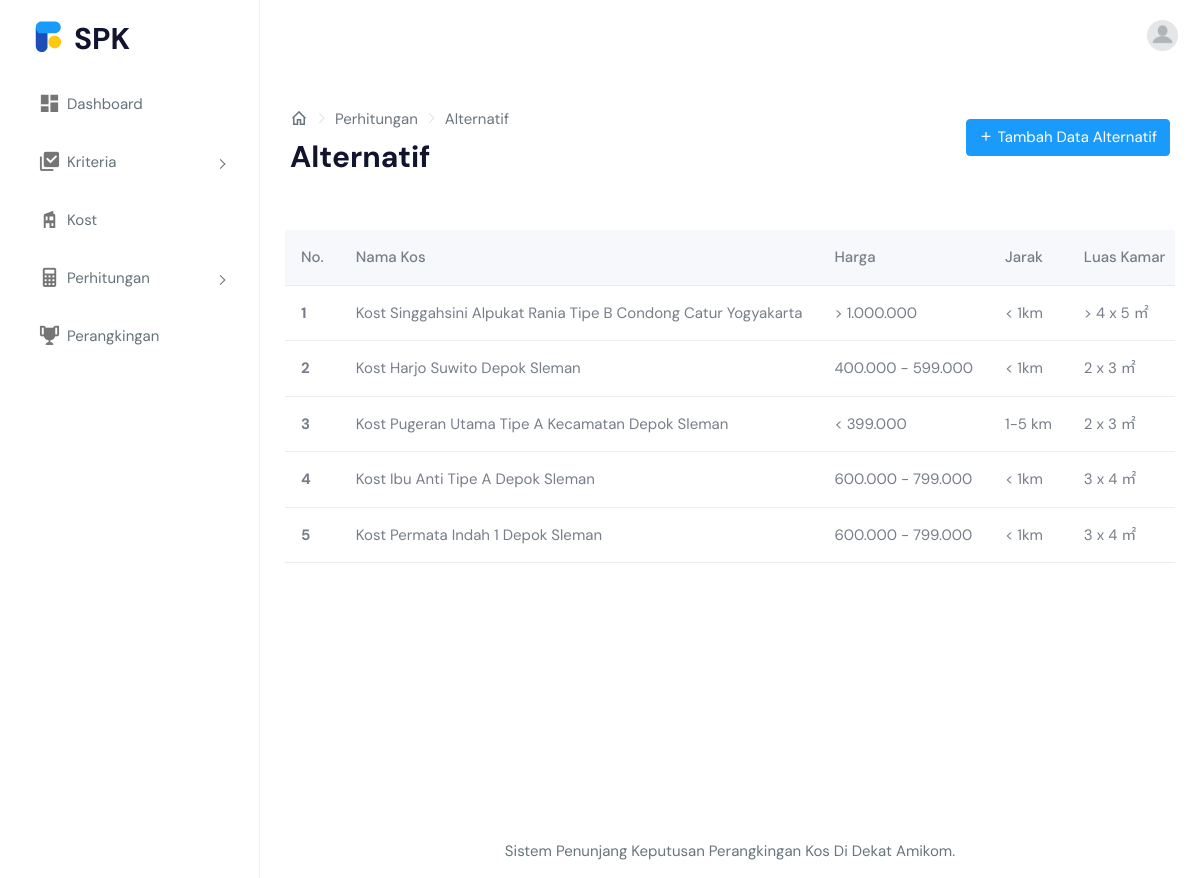
The app's page /index.php/perbandingan/alternatif with its own data.
### tables this page shows
CREATE TABLE `alternatif` (
  `id` int(11) NOT NULL,
  `idKost` int(11) NOT NULL,
  `idSubkriteriaHarga` int(11) NOT NULL,
  `idSubkriteriaJarak` int(11) NOT NULL,
  `idSubkriteriaLuas` int(11) NOT NULL,
  `idSubkriteriaKeamanan` int(11) NOT NULL
);

CREATE TABLE `kost` (
  `id` int(11) NOT NULL,
  `kost` varchar(255) NOT NULL,
  `slug` varchar(255) NOT NULL
);

CREATE TABLE `subkriteria` (
  `id` int(11) NOT NULL,
  `idKriteria` int(11) NOT NULL,
  `subkriteria` varchar(255) NOT NULL,
  `slug` varchar(255) NOT NULL
);

### application/controllers/Perbandingan.php (called while the page is built, shortened)
<?php
class Perbandingan extends CI_Controller
{
    public function __construct()
    {
        $this->load->model('M_Crud');
        $this->load->model('M_Kost');
    }
    public function alternatif()
    {
        $data['currentPage'] = 'alternatif';
        $data['alternatif'] = $this->M_Kost->join_kost();
        $this->load->view('pages/admin/perhitungan/alternatif.php', $data);
    }
}

### index.php (called while the page is built, shortened)
<?php
require_once BASEPATH.'core/CodeIgniter.php';

### application/models/M_Kost.php (called while the page is built, shortened)
<?php
class M_Kost extends CI_Model
{
    public function join_kost()
    {
        $this->db->select('alternatif.*, kost.kost, s1.subkriteria as namaSubkriteriaHarga, s2.subkriteria as namaSubkriteriaJarak, s3.subkriteria as namaSubkriteriaLuas, s4.subkriteria as namaSubkriteriaKeamanan');
        $this->db->from('alternatif');
        $this->db->join('kost', 'kost.id = alternatif.idKost', 'left');
        $this->db->join('subkriteria s1', 's1.id = alternatif.idSubkriteriaHarga', 'left');
        $this->db->join('subkriteria s2', 's2.id = alternatif.idSubkriteriaJarak', 'left');
        $this->db->join('subkriteria s3', 's3.id = alternatif.idSubkriteriaLuas', 'left');
        $this->db->join('subkriteria s4', 's4.id = alternatif.idSubkriteriaKeamanan', 'left');
        $query = $this->db->get();
        return $query->result();
    }
}

### application/views/pages/admin/perhitungan/alternatif.php (the view, shortened to what this page needs)
<?php $this->load->view('components/head'); ?>
<body>
    <div id="main-wrapper" data-layout="vertical" data-navbarbg="skin5" data-sidebartype="full" data-sidebar-position="absolute" data-header-position="absolute" data-boxed-layout="full">
        <?php $this->load->view('components/navbar'); ?>
        <?php $this->load->view('components/sidebar'); ?>
        <div class="page-wrapper">
            <div class="page-breadcrumb">
                <div class="row align-items-center">
                    <div class="col-6">
                        <nav aria-label="breadcrumb">
                            <ol class="breadcrumb mb-0 d-flex align-items-center">
                                <li class="breadcrumb-item"><a href="<?= site_url('dashboard') ?>" class="link"><i class="mdi mdi-home-outline fs-4"></i></a></li>
                                <li class="breadcrumb-item active">Perhitungan</li>
                                <li class="breadcrumb-item active" aria-current="page"><?= ucfirst($currentPage); ?></li>
                            </ol>
                        </nav>
                        <h1 class="mb-0 fw-bold"><?= ucfirst($currentPage); ?></h1>
                    </div>
                    <div class="col-6">
                        <div class="text-end">
                            <a href="<?= site_url('alternatif/add') ?>" class="justify-content-center btn btn-info text-white align-items-center">
                                <i class="mdi mdi-plus"></i>
                                Tambah Data Alternatif
                            </a>
                        </div>
                    </div>
                </div>
            </div>
            <div class="container-fluid">
                <div class="row">
                    <div class="col-12">
                        <div class="table-responsive">
                            <table class="table customize-table table-hover mb-0 v-middle text-nowrap">
                                <thead class="table-light">
                                    <tr>
                                        <th scope="col">No.</th>
                                        <th scope="col" colspan="2">Nama Kos</th>
                                        <th scope="col">Harga</th>
                                        <th scope="col">Jarak</th>
                                        <th scope="col">Luas Kamar</th>
                                    </tr>
                                </thead>
                                <tbody>
                                    <?php foreach ($alternatif as $index => $row) { ?>
                                        <tr>
                                            <th scope="row"><?php echo $index + 1; ?></th>
                                            <td colspan="2"><?php echo $row->kost; ?></td>
                                            <td><?php echo $row->namaSubkriteriaHarga; ?></td>
                                            <td><?php echo $row->namaSubkriteriaJarak; ?></td>
                                            <td><?php echo $row->namaSubkriteriaLuas; ?></td>
                                        </tr>
                                    <?php } ?>
                                </tbody>
                            </table>
                        </div>
                    </div>
                </div>
            </div>
            <?php $this->load->view('components/footer'); ?>
</body>
</html>

### application/views/components/head.php (shortened to what this page needs)
<!DOCTYPE html>
<html dir="ltr" lang="en">
<head>
    <link href="<?= base_url("assets/assets/libs/chartist/dist/chartist.min.css") ?>" rel="stylesheet">
    <link href="<?= base_url("assets/assets/libs/chartist-plugin-tooltips/dist/chartist-plugin-tooltip.css") ?>" rel="stylesheet">
    <link href="<?= base_url("assets/dist/css/style.min.css") ?>" rel="stylesheet">
</head>

### application/views/components/navbar.php (shortened to what this page needs)
<header class="topbar" data-navbarbg="skin6">
    <nav class="navbar top-navbar navbar-expand-md navbar-light">
        <div class="navbar-header" data-logobg="skin6">
            <a class="navbar-brand" href="<?= site_url('dashboard') ?>">
                <b class="logo-icon">
                    <img src="<?= base_url("assets/assets/images/logo-icon.png") ?>" alt="homepage" class="dark-logo" />
                </b>
                <span class="logo-text">
                    <h1 class="pt-3 fw-bold">SPK</h1>
                </span>
            </a>
        </div>
        <div class="navbar-collapse collapse" id="navbarSupportedContent" data-navbarbg="skin5">
            <ul class="navbar-nav float-end">
                <li class="nav-item dropdown">
                    <a class="nav-link dropdown-toggle text-muted waves-effect waves-dark pro-pic" href="#" id="navbarDropdown" role="button" data-bs-toggle="dropdown" aria-expanded="false">
                        <img src="<?= base_url("assets/assets/images/users/profile.webp") ?>" alt="user" class="rounded-circle" width="31">
                    </a>
                </li>
            </ul>
        </div>
    </nav>
</header>

### application/views/components/sidebar.php (shortened to what this page needs)
<aside class="left-sidebar" data-sidebarbg="skin6">
    <div class="scroll-sidebar">
        <nav class="sidebar-nav">
            <ul id="sidebarnav">
                <li class="sidebar-item"> <a class="sidebar-link waves-effect waves-dark sidebar-link" href="<?= site_url("dashboard") ?>" aria-expanded="false"><i class="mdi mdi-view-dashboard"></i><span class="hide-menu">Dashboard</span></a></li>
                <li class="sidebar-item">
                    <a class="sidebar-link has-arrow waves-effect waves-dark" href="javascript:void(0)" aria-expanded="false">
                        <i class="mdi mdi-checkbox-multiple-marked"></i>
                        <span class="hide-menu">Kriteria</span>
                    </a>
                </li>
                <li class="sidebar-item"> <a class="sidebar-link waves-effect waves-dark sidebar-link" href="<?= site_url('kost') ?>" aria-expanded="false"><i class="mdi mdi-home-modern"></i><span class="hide-menu">Kost</span></a></li>
                <li class="sidebar-item">
                    <a class="sidebar-link has-arrow waves-effect waves-dark" href="javascript:void(0)" aria-expanded="false">
                        <i class="mdi mdi-calculator"></i>
                        <span class="hide-menu">Perhitungan</span>
                    </a>
                </li>
                <li class="sidebar-item"> <a class="sidebar-link waves-effect waves-dark sidebar-link" href="<?= site_url('rangking') ?>" aria-expanded="false"><i class="mdi mdi-trophy"></i><span class="hide-menu">Perangkingan</span></a></li>
            </ul>
        </nav>
    </div>
</aside>

### application/views/components/footer.php (shortened to what this page needs)
<footer class="footer text-center">
    Sistem Penunjang Keputusan Perangkingan Kos Di Dekat Amikom.
</footer>
</div>
</div>

### records on screen
alternatif: idKost.kost "Kost Singgahsini Alpukat Rania Tipe B Condong Catur Yogyakarta", idSubkriteriaHarga.subkriteria "> 1.000.000", idSubkriteriaJarak.subkriteria "< 1km", idSubkriteriaLuas.subkriteria "> 4 x 5 ㎡"
alternatif: idKost.kost "Kost Harjo Suwito Depok Sleman", idSubkriteriaHarga.subkriteria "400.000 - 599.000", idSubkriteriaJarak.subkriteria "< 1km", idSubkriteriaLuas.subkriteria "2 x 3 ㎡"
alternatif: idKost.kost "Kost Pugeran Utama Tipe A Kecamatan Depok Sleman", idSubkriteriaHarga.subkriteria "< 399.000", idSubkriteriaJarak.subkriteria "1-5 km", idSubkriteriaLuas.subkriteria "2 x 3 ㎡"
alternatif: idKost.kost "Kost Ibu Anti Tipe A Depok Sleman", idSubkriteriaHarga.subkriteria "600.000 - 799.000", idSubkriteriaJarak.subkriteria "< 1km", idSubkriteriaLuas.subkriteria "3 x 4 ㎡"
alternatif: idKost.kost "Kost Permata Indah 1 Depok Sleman", idSubkriteriaHarga.subkriteria "600.000 - 799.000", idSubkriteriaJarak.subkriteria "< 1km", idSubkriteriaLuas.subkriteria "3 x 4 ㎡"

### other values on screen
$currentPage "Alternatif"
